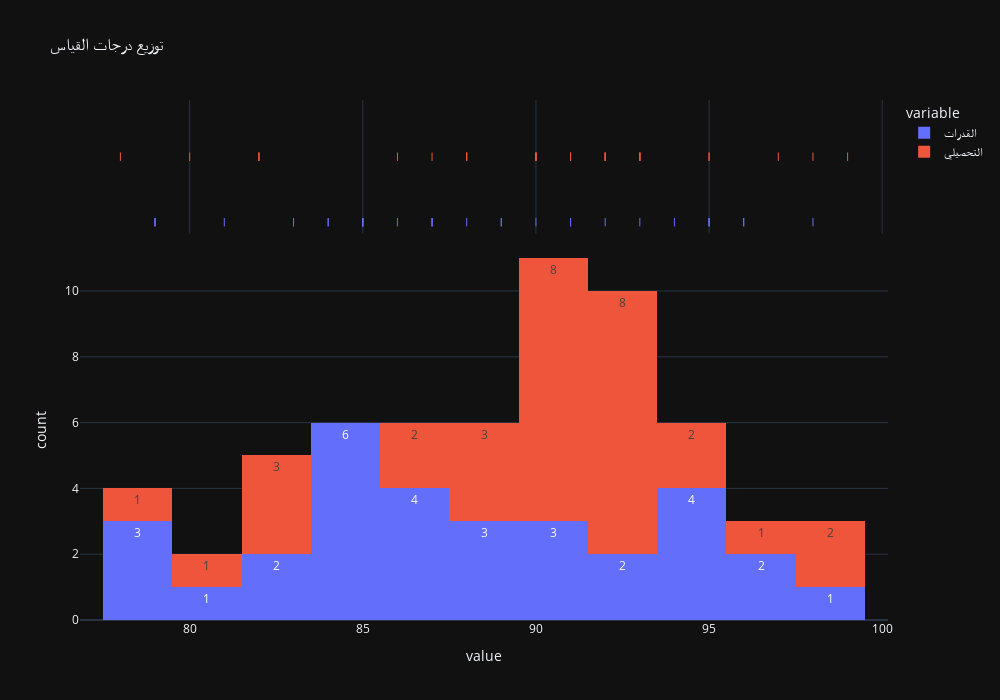

The notebook cell this image was saved under:
### Markdown cell above
#### Grades analysis
###### Distribution of all grades

### Code cell
fig = px.histogram(
    df[["القدرات", "التحصيلي"]], 
    marginal="rug",
    nbins=20,
    text_auto=True,
    width=1000,
    height=700,

    title="توزيع درجات القياس",
)
page.append(fig)
fig

### Figure 1 — Plotly figure (JSON) as saved in the notebook; plotly's stock layout.template omitted (floating-point values rounded to 4 significant figures)
{"data": [{"alignmentgroup": "True", "bingroup": "x", "hovertemplate": "variable=القدرات<br>value=%{x}<br>count=%{y}<extra></extra>", "legendgroup": "القدرات", "marker": {"color": "#636efa", "pattern": {"shape": ""}}, "name": "القدرات", "nbinsx": 20, "offsetgroup": "القدرات", "orientation": "v", "showlegend": true, "texttemplate": "%{value}", "type": "histogram", "x": [85, 91, 95, 96, 79, 89, 96, 87, 79, 92, 91, 87, 93, 84, 83, 89, 85, 88, 81, 87, 90, 86, 95, 83, 94, 79, 85, 84, 85, 98, 95], "xaxis": "x", "yaxis": "y"}, {"alignmentgroup": "True", "boxpoints": "all", "fillcolor": "rgba(255,255,255,0)", "hoveron": "points", "hovertemplate": "variable=القدرات<br>value=%{x}<extra></extra>", "jitter": 0, "legendgroup": "القدرات", "line": {"color": "rgba(255,255,255,0)"}, "marker": {"color": "#636efa", "symbol": "line-ns-open"}, "name": "القدرات", "offsetgroup": "القدرات", "showlegend": false, "type": "box", "x": [85, 91, 95, 96, 79, 89, 96, 87, 79, 92, 91, 87, 93, 84, 83, 89, 85, 88, 81, 87, 90, 86, 95, 83, 94, 79, 85, 84, 85, 98, 95], "xaxis": "x2", "yaxis": "y2"}, {"alignmentgroup": "True", "bingroup": "x", "hovertemplate": "variable=التحصيلي<br>value=%{x}<br>count=%{y}<extra></extra>", "legendgroup": "التحصيلي", "marker": {"color": "#EF553B", "pattern": {"shape": ""}}, "name": "التحصيلي", "nbinsx": 20, "offsetgroup": "التحصيلي", "orientation": "v", "showlegend": true, "texttemplate": "%{value}", "type": "histogram", "x": [91, 98, 95, 95, 88, 92, 90, 88, 82, 93, 78, 91, 93, 82, 93, 82, 97, 90, 86, 90, 92, 80, 90, 93, 87, 90, 92, 88, 91, 99, 92], "xaxis": "x", "yaxis": "y"}, {"alignmentgroup": "True", "boxpoints": "all", "fillcolor": "rgba(255,255,255,0)", "hoveron": "points", "hovertemplate": "variable=التحصيلي<br>value=%{x}<extra></extra>", "jitter": 0, "legendgroup": "التحصيلي", "line": {"color": "rgba(255,255,255,0)"}, "marker": {"color": "#EF553B", "symbol": "line-ns-open"}, "name": "التحصيلي", "offsetgroup": "التحصيلي", "showlegend": false, "type": "box", "x": [91, 98, 95, 95, 88, 92, 90, 88, 82, 93, 78, 91, 93, 82, 93, 82, 97, 90, 86, 90, 92, 80, 90, 93, 87, 90, 92, 88, 91, 99, 92], "xaxis": "x2", "yaxis": "y2"}], "layout": {"barmode": "relative", "height": 700, "legend": {"title": {"text": "variable"}, "tracegroupgap": 0}, "title": {"text": "توزيع درجات القياس"}, "width": 1000, "xaxis": {"anchor": "y", "domain": [0, 1], "title": {"text": "value"}}, "xaxis2": {"anchor": "y2", "domain": [0, 1], "matches": "x", "showgrid": true, "showticklabels": false}, "yaxis": {"anchor": "x", "domain": [0, 0.7326], "title": {"text": "count"}}, "yaxis2": {"anchor": "x2", "domain": [0.7426, 1], "matches": "y2", "showgrid": false, "showline": false, "showticklabels": false, "ticks": ""}}}
